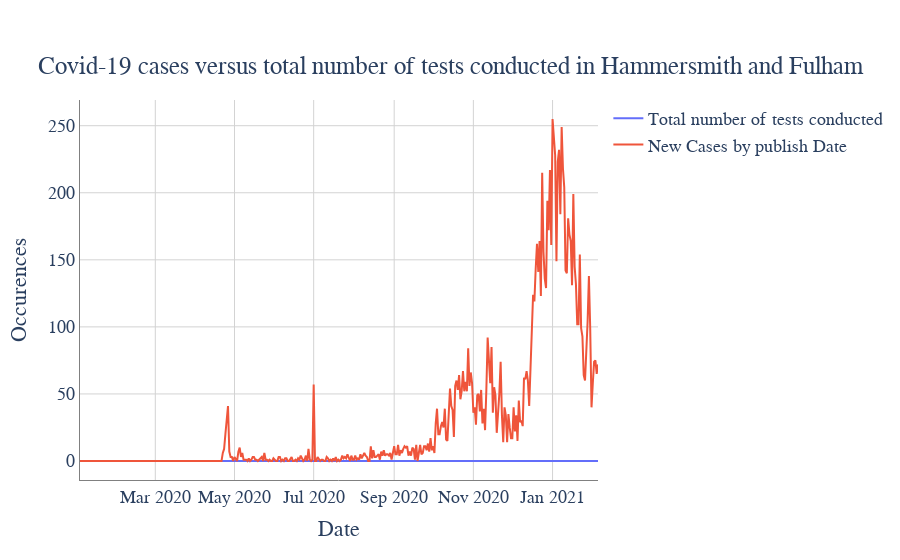

This figure's notebook cell:
### Code cell
get_plot_tests_positives('Hammersmith and Fulham')

### Figure 1 — Plotly figure (JSON) as saved in the notebook; plotly's stock layout.template omitted (floating-point values rounded to 4 significant figures; data arrays with more than 128 entries replaced by an {"elided": "..."} marker saying what was removed)
{"data": [{"mode": "lines", "name": "Total number of tests conducted", "type": "scatter", "x": {"elided": "400 str values"}, "y": {"elided": "400 int values"}}, {"mode": "lines", "name": "New Cases by publish Date", "type": "scatter", "x": {"elided": "400 str values"}, "y": {"elided": "400 int values"}}], "layout": {"autosize": true, "font": {"family": "Helvetica", "size": 18}, "plot_bgcolor": "rgb(255,255,255)", "title": {"text": "Covid-19 cases versus total number of tests conducted in Hammersmith and Fulham", "x": 0.5, "xanchor": "center", "y": 0.9, "yanchor": "top"}, "xaxis": {"autorange": true, "gridcolor": "lightgrey", "linecolor": "grey", "linewidth": 1, "range": ["2020-01-03", "2021-02-05"], "showline": true, "title": {"text": "Date"}, "type": "date"}, "yaxis": {"autorange": true, "gridcolor": "lightgrey", "linecolor": "grey", "linewidth": 1, "range": [-14.17, 269.2], "showline": true, "title": {"text": "Occurences"}, "type": "linear"}}}
